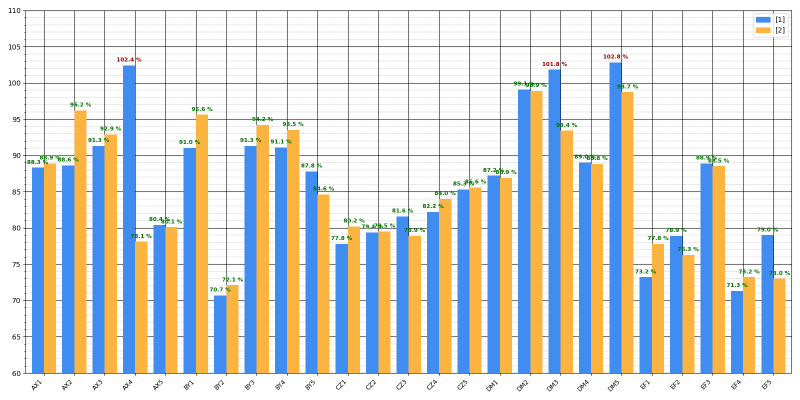
#> input picture samples/comparison.png, 1600 x 800 px (shown at 1/2 size)
$ python -i Graphcalculate.py   (imports and definitions only)
#> lines starting #> are read from the running program, lines starting #| are printed output that depends on the picture; after the words box and inside, x2 and y2 are one past the last pixel; in counts of white or black regions, pixels touching at a corner belong together
#> further down, picture is the input picture: shape (800, 1600, 3); mean B, G, R 211.1, 213.7, 212.3
import cv2
import numpy as np
import pytesseract

import platform
if platform.system() == "Windows":
    pytesseract.pytesseract.tesseract_cmd = r'C:\Program Files\Tesseract-OCR\tesseract.exe'

class GraphCalculate:
    PAD = 8
    NONWHITE_HI = 240
    MIN_LEN_RATIO = 0.75
    MAX_THICKNESS = 12

    def __init__(self, img_bgr):
        self.img = img_bgr
        self.crop_img = None
        self.bbox = None  # (x1, y1, x2, y2)

    def crop(self):
        gray = cv2.cvtColor(self.img, cv2.COLOR_BGR2GRAY)
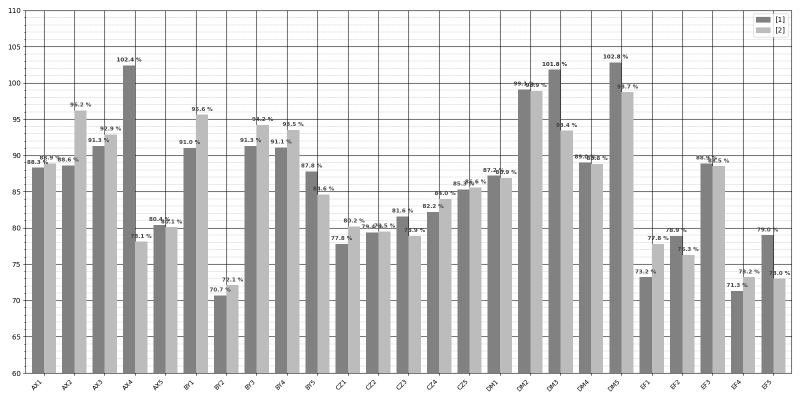
#> gray: shape (800, 1600) (shown at 1/2 size); min 0, max 255, mean 213
        bw = cv2.inRange(gray, 0, self.NONWHITE_HI)
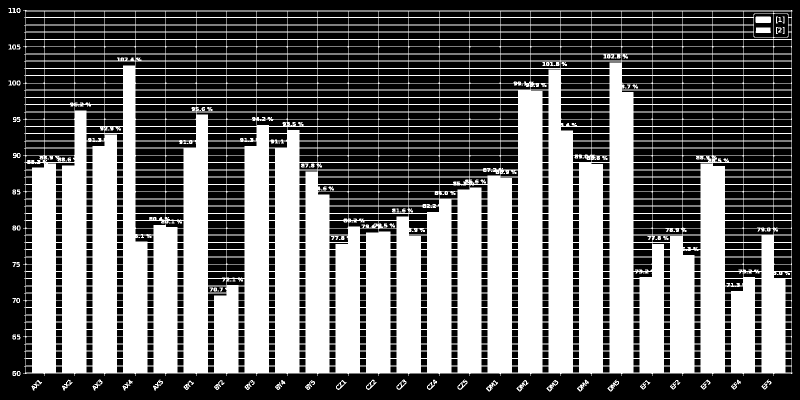
#> bw: shape (800, 1600) (shown at 1/2 size); 44.3% white; 129 white regions (35 under 20 px), largest, box (x1, y1, x2, y2) and area: (46, 20, 1585, 752) 559314, (1511, 33, 1542, 46) 399, (1511, 55, 1542, 66) 323

        h, w = bw.shape
#> h = 800; w = 1600
        k = max(25, w // 25)
#> k = 64
        kernel = cv2.getStructuringElement(cv2.MORPH_RECT, (k, 1))
        lines = cv2.morphologyEx(bw, cv2.MORPH_OPEN, kernel, iterations=1)
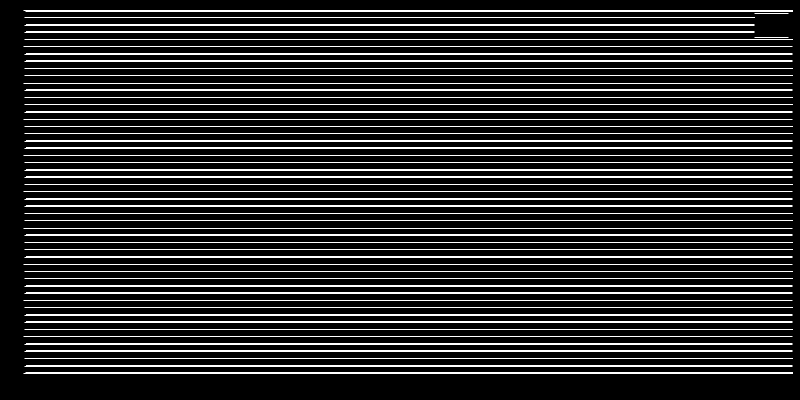
#> lines: shape (800, 1600) (shown at 1/2 size); 11.1% white in thin lines or dots, all inside (x1, y1, x2, y2) = (47, 21, 1586, 747)

        cnts, _ = cv2.findContours(lines, cv2.RETR_EXTERNAL, cv2.CHAIN_APPROX_SIMPLE)
#> cnts = 53 contours, 11 with area under 20; largest, box (x1, y1, x2, y2) and area: (47, 745, 1586, 747) 1534, (47, 21, 1586, 23) 1534, (49, 731, 1585, 733) 1532, (49, 716, 1585, 718) 1532, (49, 701, 1585, 703) 1532

        candidates = []
        for c in cnts:
            x, y, cw, ch = cv2.boundingRect(c)
            if cw >= self.MIN_LEN_RATIO * w and ch <= self.MAX_THICKNESS:
                candidates.append((x, y, cw, ch))
#> this loop made 53 passes
#> (x, y, cw, ch) on passes 1, 2, 3, 4, 5, 7, 8, 9, 10, 12, 13, 14: (47, 745, 1539, 2), (49, 731, 1536, 2), (49, 716, 1536, 2), (49, 701, 1536, 2), (49, 687, 1536, 2), (49, 658, 1536, 2), (49, 643, 1536, 2), (49, 629, 1536, 2), (49, 614, 1536, 2), (49, 585, 1536, 2), (49, 571, 1536, 2), (49, 556, 1536, 2)
#> (c, x, y, cw, ch) on passes 6, 11, 16, 21, 26, 31: ([[47, 673], [1584, 673]], 47, 673, 1538, 1), ([[47, 601], [1584, 601]], 47, 601, 1538, 1), ([[47, 528], [1584, 528]], 47, 528, 1538, 1), ([[47, 456], [1584, 456]], 47, 456, 1538, 1), ([[47, 383], [1584, 383]], 47, 383, 1538, 1), ([[47, 311], [1584, 311]], 47, 311, 1538, 1)
#> after the loop, candidates = 51 items, first 6: (47, 745, 1539, 2), (49, 731, 1536, 2), (49, 716, 1536, 2), (49, 701, 1536, 2), (49, 687, 1536, 2), (47, 673, 1538, 1)

        if not candidates:
            raise ValueError("Não encontrei linhas horizontais longas (grelha/eixo).")

        baseline = max(candidates, key=lambda r: r[1])
#> baseline = (47, 745, 1539, 2)
        top_line = min(candidates, key=lambda r: r[1])
#> top_line = (47, 21, 1539, 2)

        x0, y0, w0, h0 = baseline
#> x0 = 47; y0 = 745; w0 = 1539; h0 = 2
        xt, yt, wt, ht = top_line
#> xt = 47; yt = 21; wt = 1539; ht = 2

        x1 = max(0, min(x0, xt) - self.PAD)
#> x1 = 39
        x2 = min(self.img.shape[1] - 1, max(x0 + w0, xt + wt) + self.PAD)
#> x2 = 1594
        y1 = 0
        y2 = min(self.img.shape[0] - 1, y0 + h0 + self.PAD)
#> y2 = 755

        self.bbox = (x1, y1, x2, y2)
#> self.bbox = (39, 0, 1594, 755)
        self.crop_img = self.img[y1:y2+1, x1:x2+1]
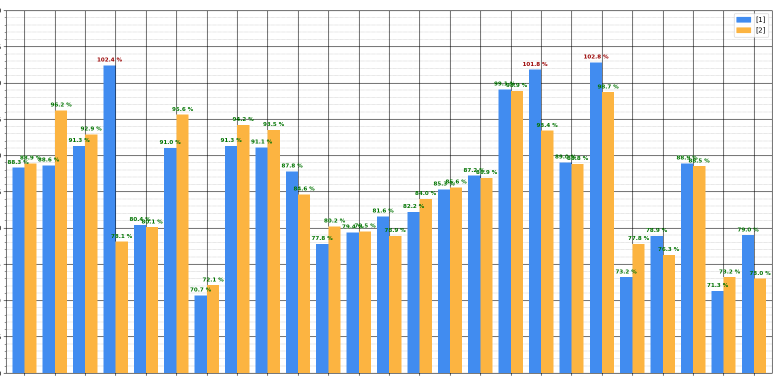
#> self.crop_img: shape (756, 1556, 3) (shown at 1/2 size); mean B, G, R 207.8, 210.6, 209.1
        return self.crop_img, self.bbox

    # [136 lines left out: functions get_scale, color_mask_hsv, find_bar_rects, get_x_labels, _fix_ocr, not called in this run]

>>> import cv2
>>> picture = cv2.imread('samples/comparison.png')
>>> result = GraphCalculate(picture).crop()

$ run again, on samples/study.png
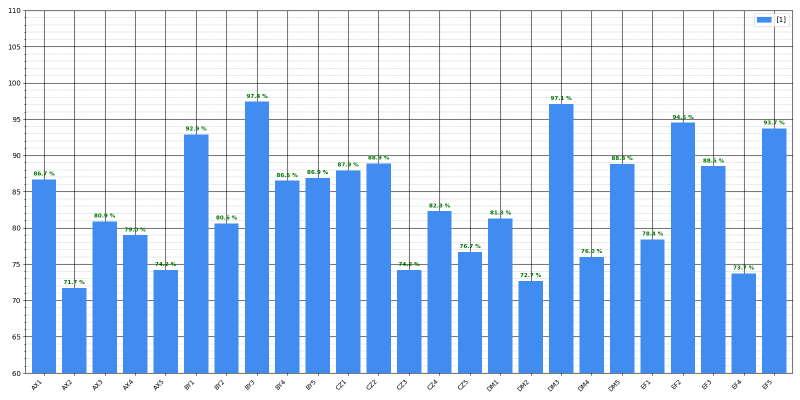
#> input picture samples/study.png, 1600 x 800 px (shown at 1/2 size)
#> picture is the input picture: shape (800, 1600, 3); mean B, G, R 242.8, 210.3, 185.6
#> in crop, `bw = cv2.inRange(gray, 0, self.NONWHITE_HI)`:
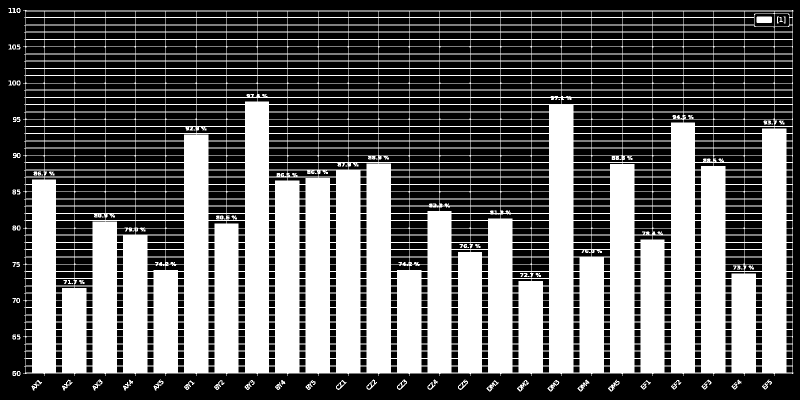
#> bw: shape (800, 1600) (shown at 1/2 size); 41.2% white; 95 white regions (16 under 20 px), largest, box (x1, y1, x2, y2) and area: (46, 20, 1587, 752) 521876, (1513, 33, 1544, 46) 399, (1155, 759, 1179, 783) 169
#> lines: shape (800, 1600); 11.2% white in thin lines or dots, all inside (x1, y1, x2, y2) = (47, 21, 1588, 747)
#> cnts = 53 contours, 11 with area under 20; largest, box (x1, y1, x2, y2) and area: (47, 745, 1588, 747) 1536, (47, 21, 1588, 23) 1536, (49, 731, 1587, 733) 1534, (49, 716, 1587, 718) 1534, (49, 701, 1587, 703) 1534
#> the loop in crop, `for c in cnts:` made 53 passes
#> (x, y, cw, ch) on passes 1, 2, 3, 4, 5, 7, 8, 9: (47, 745, 1541, 2), (49, 731, 1538, 2), (49, 716, 1538, 2), (49, 701, 1538, 2), (49, 687, 1538, 2), (49, 658, 1538, 2), (49, 643, 1538, 2), (49, 629, 1538, 2)
#> after the loop in crop, `for c in cnts:`: candidates = 51 items, first 6: (47, 745, 1541, 2), (49, 731, 1538, 2), (49, 716, 1538, 2), (49, 701, 1538, 2), (49, 687, 1538, 2), (47, 673, 1540, 1)
#> baseline = (47, 745, 1541, 2)
#> top_line = (47, 21, 1541, 2)
#> x0 = 47; y0 = 745; w0 = 1541; h0 = 2
#> xt = 47; yt = 21; wt = 1541; ht = 2
#> x1 = 39
#> x2 = 1596
#> y2 = 755
#> self.bbox = (39, 0, 1596, 755)
#> in crop, `self.crop_img = self.img[y1:y2+1, x1:x2+1]`:
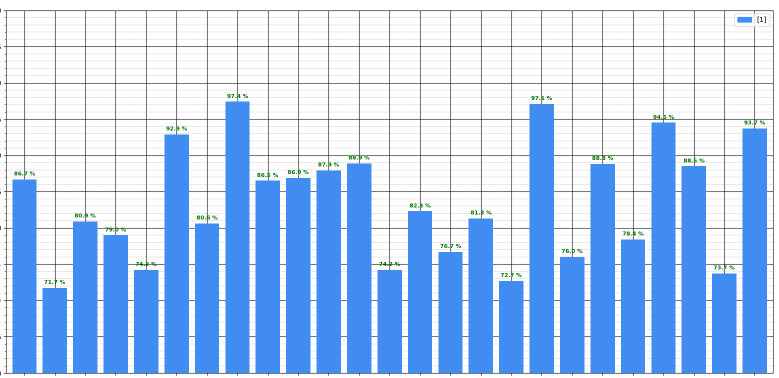
#> self.crop_img: shape (756, 1558, 3) (shown at 1/2 size); mean B, G, R 242.2, 207, 180.1
